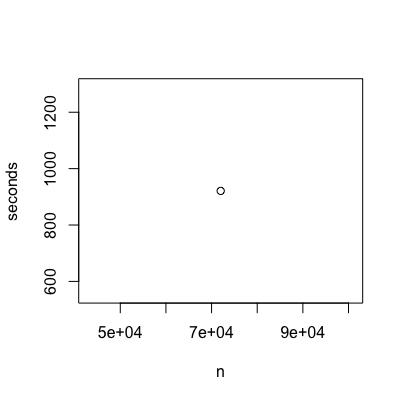

R code for this plot:
# Actual time elapsed by 'n': 'seconds' (for 'R'): 

n <- c(72000)
seconds <- c(921)
plot(n, seconds)
